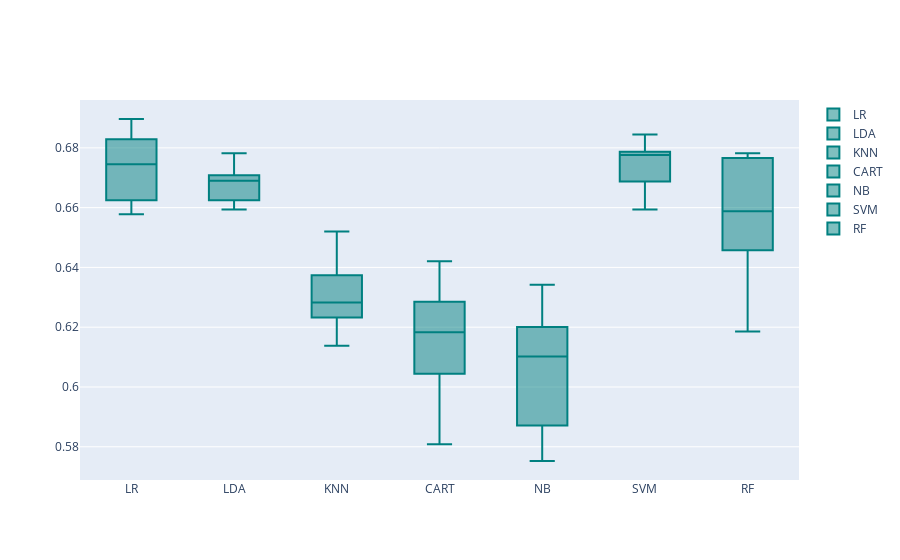

Notebook code cell kept with this figure:
### Code cell
models = GetBasedModel()
names,results = BasedLine2(X_train, y_train,models)
PlotBoxR().PlotResult(names,results)

### Figure 1 — Plotly figure (JSON) as saved in the notebook; plotly's stock layout.template omitted (floating-point values rounded to 4 significant figures)
{"data": [{"marker": {"color": "rgb(0, 128, 128)"}, "name": "LR", "type": "box", "y": [0.6708, 0.6865, 0.6897, 0.6688, 0.6782, 0.6578, 0.6797, 0.6625, 0.6578, 0.6829]}, {"marker": {"color": "rgb(0, 128, 128)"}, "name": "LDA", "type": "box", "y": [0.6708, 0.6646, 0.6693, 0.6625, 0.6703, 0.6593, 0.6782, 0.6593, 0.675, 0.6688]}, {"marker": {"color": "rgb(0, 128, 128)"}, "name": "KNN", "type": "box", "y": [0.652, 0.6223, 0.6285, 0.6279, 0.6248, 0.6374, 0.6405, 0.6232, 0.6327, 0.6138]}, {"marker": {"color": "rgb(0, 128, 128)"}, "name": "CART", "type": "box", "y": [0.6285, 0.6144, 0.6223, 0.5808, 0.6342, 0.6421, 0.6044, 0.6107, 0.6044, 0.6232]}, {"marker": {"color": "rgb(0, 128, 128)"}, "name": "NB", "type": "box", "y": [0.5752, 0.6113, 0.616, 0.5856, 0.5871, 0.6342, 0.6248, 0.6091, 0.6201, 0.5918]}, {"marker": {"color": "rgb(0, 128, 128)"}, "name": "SVM", "type": "box", "y": [0.6771, 0.6646, 0.6787, 0.6735, 0.6782, 0.6688, 0.6797, 0.6593, 0.6782, 0.6845]}, {"marker": {"color": "rgb(0, 128, 128)"}, "name": "RF", "type": "box", "y": [0.6583, 0.6771, 0.6458, 0.6185, 0.6625, 0.6782, 0.6766, 0.6562, 0.6593, 0.6421]}], "layout": {}}
